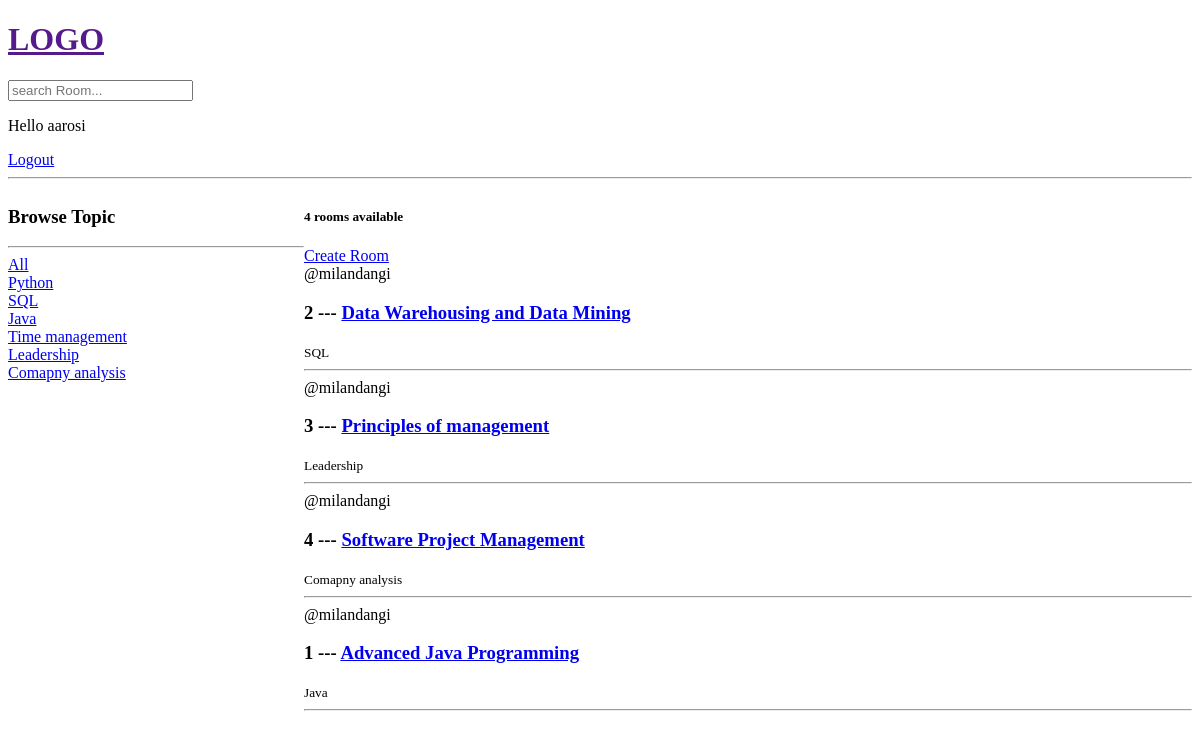
The app's page / (signed in), older data.
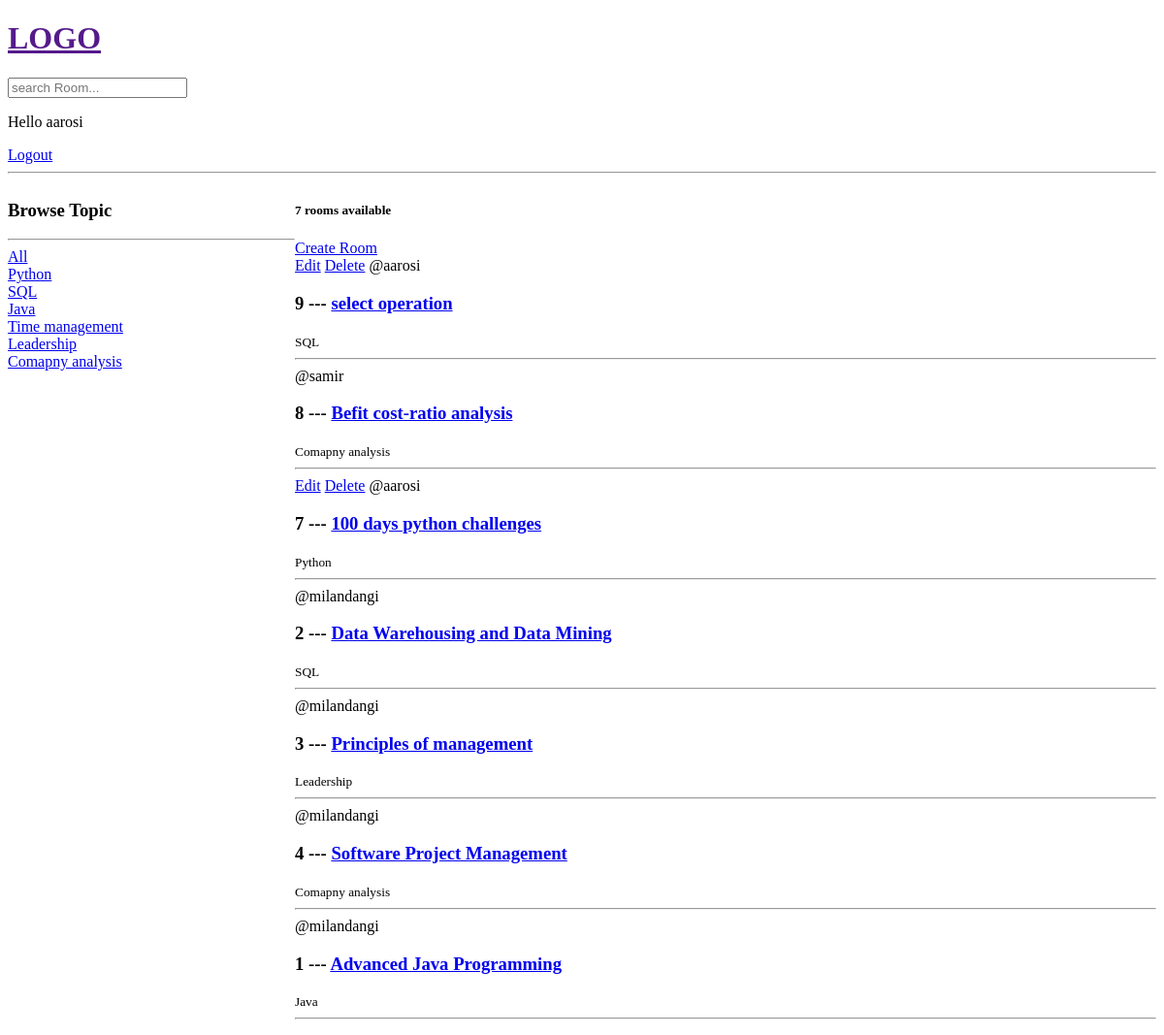
The same page, newer data.
### polls/models.py (models this page shows, shortened)
class Topic(models.Model):
    name = models.CharField(max_length=200)

class Room(models.Model):
    host = models.ForeignKey(User,on_delete=models.SET_NULL,null=True)
    topic = models.ForeignKey(Topic,on_delete=models.SET_NULL,null=True)
    participants = models.ManyToManyField(User,related_name='participants',blank=True)
    name = models.CharField(max_length=200)
    description = models.TextField(null=True,blank=True)
    update = models.DateTimeField(auto_now=True)
    created = models.DateTimeField(auto_now_add=True)
    class Meta:
         ordering =["-update","-created"]

### polls/views.py (the view)
# urls.py: path("",views.home, name="home"),
def home(request):
    q = request.GET.get('q') if request.GET.get('q')!= None else ''
    rooms = Room.objects.filter(Q(topic__name__icontains=q) |
                                Q(name__icontains=q) |
                                Q(description__icontains=q)
                                )
    topics = Topic.objects.all()
    room_counts = rooms.count()
    context = {'rooms':rooms,'topics':topics,'room_counts':room_counts}
    return render(request,'polls/home.html',context)

### polls/templates/polls/home.html (shortened to what this page needs)
{% extends "main.html" %}
{% block content %}
<div class="home_container">
    <div>
        <h3>Browse Topic</h3>
        <hr>
        <div>
            <a href="{% url 'home' %}">All</a>
        </div>
        {% for topic in topics %}
        <div>
            <a href="{% url 'home' %}?q={{topic.name}}">{{topic.name}}</a>
        </div>
        {% endfor %}
    </div>
    <div>
        <h5>{{room_counts}} rooms available</h5>
        <a href="{% url 'create-room' %}">Create Room</a>
        <div>
            {% for room in rooms %}
            <div>
                {% if request.user == room.host %}
                <a href="{% url 'update-room' room.id %}">Edit</a>
                <a href="{% url 'delete-room' room.id %}">Delete</a>
                {% endif %}
                <span>@{{room.host.username}}</span>
                <h3>{{room.id}} --- <a href="{% url 'room' room.id %}">{{room.name}}</a></h3>
                <small>{{room.topic.name}}</small>
                <hr>
            </div>
            {% endfor %}
        </div>
    </div>
</div>
{% endblock content %}

Row changes from the older to the newer data that the page shows:
added Room: shows "Edit", host.username "aarosi", id "9", name "select operation", topic.name "SQL"
added Room: host.username "samir", id "8", name "Befit cost-ratio analysis", topic.name "Comapny analysis"
added Room: shows "Edit", host.username "aarosi", id "7", name "100 days python challenges", topic.name "Python"
Text that changed along with them:
{{ room_counts }}: "4" → "7"
